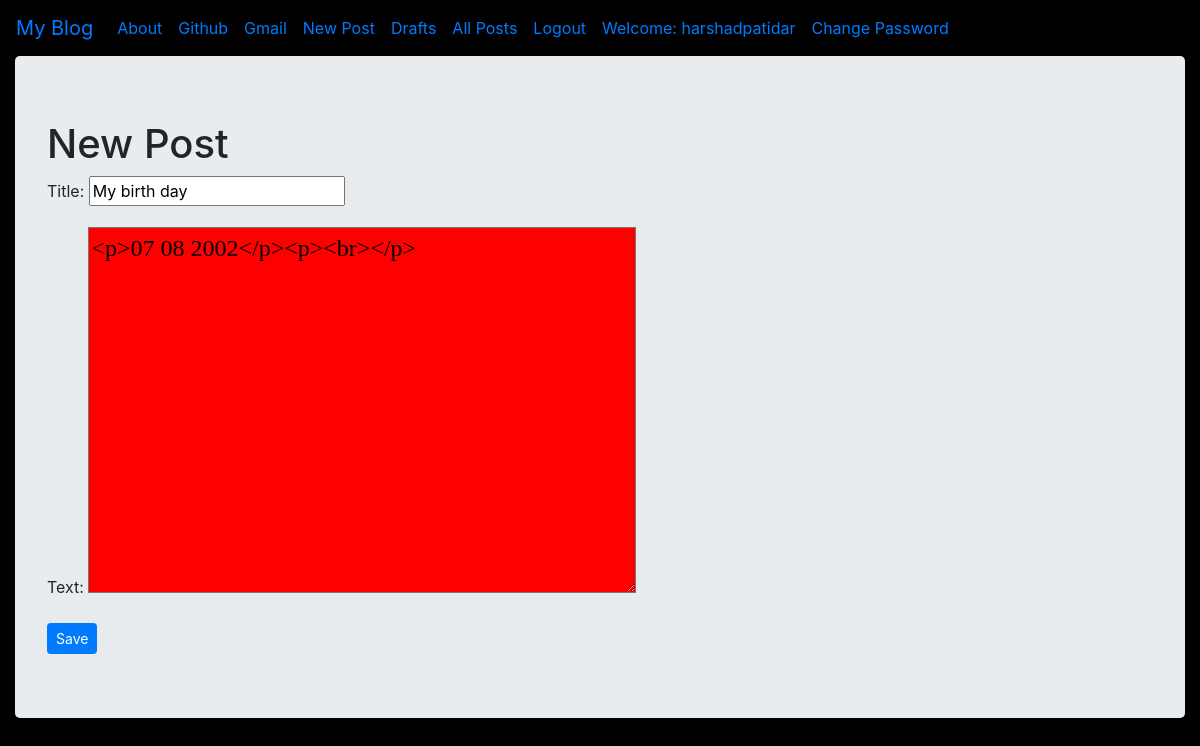
The page /blog/post/8/edit/ (signed in) on the database its author committed.
### accounts/models.py (models this page shows, shortened)
class User(AbstractUser):
    username=models.CharField(blank=False,unique=True,max_length=256)
    email = models.EmailField(unique=True)
    email_confirmed = models.BooleanField(default=False)
    USERNAME_FIELD = 'email'
    REQUIRED_FIELDS=['username',]

### blog/models.py (models this page shows, shortened)
class Post(models.Model):
    author=models.ForeignKey('accounts.User',null =True, on_delete=models.SET_NULL)
    title=models.CharField(max_length=256)
    text=models.TextField()
    created_date=models.DateTimeField(default=timezone.now())
    published_date=models.DateTimeField(blank=True,null=True)

### blog/views.py (the view)
# urls.py: re_path(r'^post/(?P<pk>\d+)/edit/$',views.PostUpdateView.as_view(),name="post_edit"),
class PostUpdateView(LoginRequiredMixin,UpdateView):
    login_url='/login/'
    model=Post
    form_class=PostForm

### blog/forms.py
class PostForm(forms.ModelForm):
    class Meta():
        model=Post
        fields=('title','text')
        widgets={
        'title':forms.TextInput(attrs={'class':'textinputclass'}),
        'text':forms.Textarea(attrs={'class':'editable medium-editor-textarea postcontent','id':'bord'})
        }

### blog/templates/blog/post_form.html (shortened to what this page needs)
{% extends "blog/base.html" %}
{% block content %}
<div class="jumbotron">
  <h1>New Post</h1>
  <form class="post-form"  method="post">
    {{form.as_p}}
    <button type="submit" class="btn btn-primary btn-sm">Save</button>
  </form>
</div>
{% endblock %}

### blog/templates/blog/base.html (shortened to what this page needs)
<!DOCTYPE html>
{% load bootstrap4 %}
{% load staticfiles %}
<html lang="en" dir="ltr">
  <head>
    <link rel="stylesheet" href="https://stackpath.bootstrapcdn.com/bootstrap/4.1.3/css/bootstrap.min.css">
    <link rel="stylesheet" href="//cdn.jsdelivr.net/npm/medium-editor@latest/dist/css/medium-editor.min.css" type="text/css" media="screen" charset="utf-8">
<link rel="stylesheet" href="{% static 'css/blog.css' %}">
  </head>
  <body class="loader" style="background-color:black">
    <nav class="navbar navbar-expand-lg" style="background-color:black;">
  <a class="navbar-brand" href="{% url 'post_list' %}">My Blog</a>
  <div class="collapse navbar-collapse" id="navbarNavAltMarkup">
    <div class="navbar-nav">
      <a class="nav-item nav-link active" href="{% url 'blog:about' %}">About <span class="sr-only">(current)</span></a>
      <a class="nav-item nav-link" href="https://github.com/">Github</a>
      <a class="nav-item nav-link" href="http://gmail.com">Gmail</a>
      {% if user.is_authenticated %}
      <a class="nav-item nav-link" href="{% url 'blog:post_new' %}"> New Post</a>
      <a class="nav-item nav-link" href="{% url 'blog:post_draft_list' email=user.email %}">Drafts</a>
      <a class="nav-item nav-link" href="{% url 'blog:alluserpost' email=user.email %}">All Posts</a>
      <a class="nav-item nav-link" href="{% url 'accounts:logout' %}">Logout</a>
      <a class="nav-item nav-link " href="#" >Welcome: {{user.username}}</a>
      <a class="nav-item nav-link" href="{% url 'accounts:change-password' %}">Change Password</a>
        {% endif %}
    </div>
  </div>
</nav>
<div class="content container-fluid">
  <div class="">
    {% block content %}
    {% endblock %}
  </div>
</div>
  </body>
</html>

### static/css/blog.css (style rules this page uses)
#bord { background-color: red; }
.postcontent { font-family: 'Montserrat'; font-size: 1.5em; }
.loader { filter:hue-rotate(0deg); color:linear-gradient(45deg,#0f8,#08f); animation:hue 10000ms infinite linear; }

### rows shown on the page
User: username "harshadpatidar"
Post: title "My birth day", text "<p>07 08 2002</p><p><br></p>"
